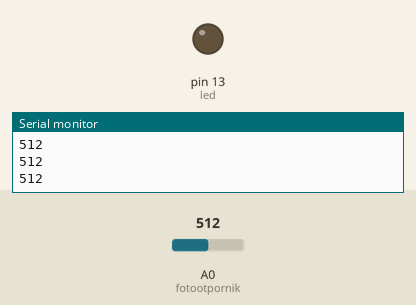
Simulated run of this sketch. Board: Arduino Uno, built with avr-gcc and run on an emulated ATmega328P. Shown: output pins drawn as LEDs (lit = HIGH), the last lines printed to the serial monitor. The test bench sets the inputs (shaded band); at power-on: A0 (fotootpornik) = 512.

Above: at 1.2 s.
1.3 s: A0 (fotootpornik) set to 490
At 1.8 s:
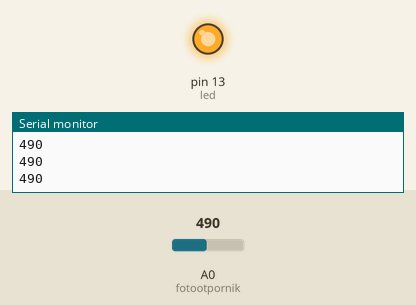
2.8 s: A0 (fotootpornik) set to 510
At 3.1 s:
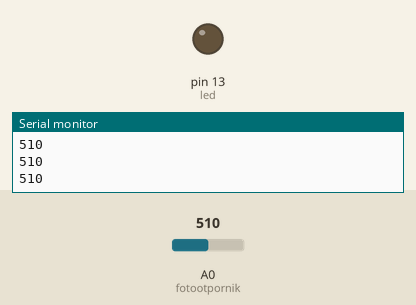
4.3 s: A0 (fotootpornik) set to 306
At 5.3 s:
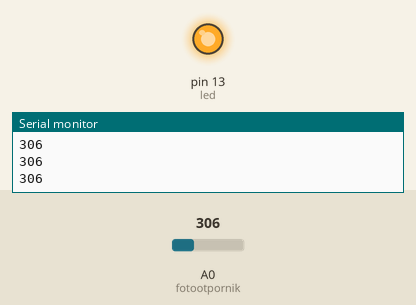
Timing chart, 0 to 7.3 s (numbered marks = the images above; inputs shaded):
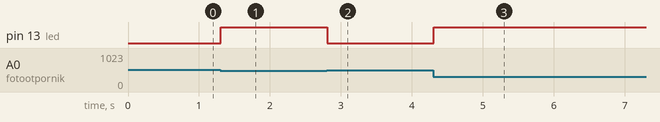

Measured:
- the behaviour switches between 501 and 500 on A0 (fotootpornik) (found by bisection; images 0 and 1)
- after the input at 1.3 s, pin 13 (led): LOW → HIGH at once
- after the input at 2.8 s, pin 13 (led): HIGH → LOW at once
- after the input at 4.3 s, pin 13 (led): LOW → HIGH at once

The sketch:

LED_Lampica.ino
```cpp
int led = 13;
int fotootpornik = A0;
int stanjeFoto;

void setup() {
  // put your setup code here, to run once:

Serial.begin (9600);
pinMode (led, OUTPUT);
pinMode (fotootpornik, INPUT);
}

void loop() {
  // put your main code here, to run repeatedly:

stanjeFoto = analogRead (fotootpornik);
Serial.println (stanjeFoto);
if (stanjeFoto <= 500) {
    digitalWrite (led, HIGH);
}
else {
    digitalWrite (led, LOW);
}
}
```
